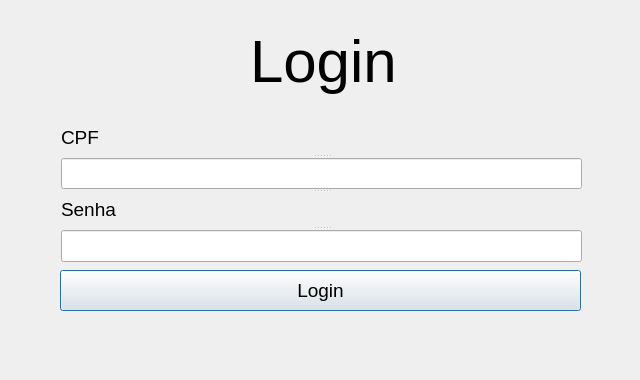
<?xml version="1.0" encoding="UTF-8"?>
<ui version="4.0">
 <class>Login</class>
 <widget class="QDialog" name="Login">
  <property name="geometry">
   <rect>
    <x>0</x>
    <y>0</y>
    <width>640</width>
    <height>380</height>
   </rect>
  </property>
  <property name="windowTitle">
   <string>Login</string>
  </property>
  <widget class="QSplitter" name="splitter">
   <property name="geometry">
    <rect>
     <x>61</x>
     <y>121</y>
     <width>521</width>
     <height>141</height>
    </rect>
   </property>
   <property name="orientation">
    <enum>Qt::Vertical</enum>
   </property>
   <widget class="QLabel" name="label_cpf">
    <property name="font">
     <font>
      <pointsize>14</pointsize>
     </font>
    </property>
    <property name="text">
     <string>CPF</string>
    </property>
   </widget>
   <widget class="QLineEdit" name="lineEdit_cpf">
    <property name="text">
     <string/>
    </property>
    <property name="maxLength">
     <number>11</number>
    </property>
   </widget>
   <widget class="QLabel" name="label_password">
    <property name="font">
     <font>
      <pointsize>14</pointsize>
     </font>
    </property>
    <property name="text">
     <string>Senha</string>
    </property>
   </widget>
   <widget class="QLineEdit" name="lineEdit_password">
    <property name="echoMode">
     <enum>QLineEdit::Password</enum>
    </property>
   </widget>
  </widget>
  <widget class="QLabel" name="label_status">
   <property name="geometry">
    <rect>
     <x>60</x>
     <y>330</y>
     <width>521</width>
     <height>31</height>
    </rect>
   </property>
   <property name="text">
    <string/>
   </property>
  </widget>
  <widget class="QPushButton" name="btn_Login">
   <property name="geometry">
    <rect>
     <x>60</x>
     <y>270</y>
     <width>521</width>
     <height>41</height>
    </rect>
   </property>
   <property name="font">
    <font>
     <pointsize>14</pointsize>
    </font>
   </property>
   <property name="text">
    <string>Login</string>
   </property>
  </widget>
  <widget class="QLabel" name="label">
   <property name="geometry">
    <rect>
     <x>250</x>
     <y>10</y>
     <width>161</width>
     <height>101</height>
    </rect>
   </property>
   <property name="font">
    <font>
     <pointsize>45</pointsize>
    </font>
   </property>
   <property name="text">
    <string>Login</string>
   </property>
  </widget>
 </widget>
 <resources/>
 <connections/>
</ui>
